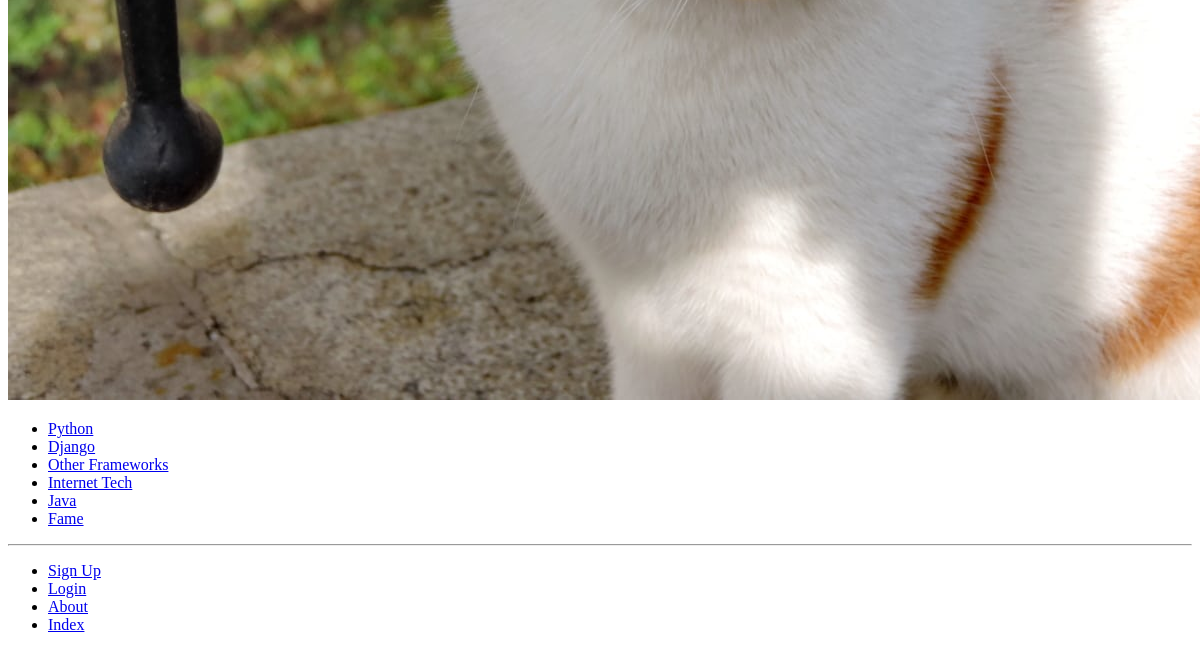
Page /rango/about/ (lower part) on the earlier database version.
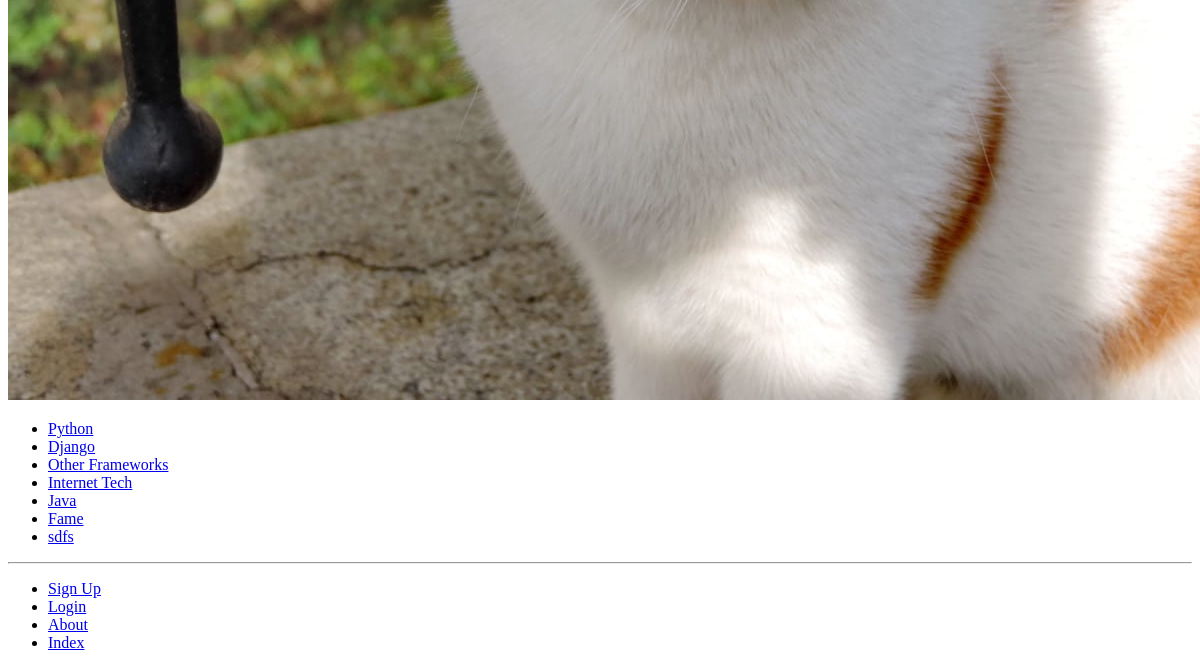
Same page on the later database version.
### rango/models.py (models this page shows, shortened)
class Category(models.Model):
	name = models.CharField(max_length=128, unique=True)
	NAME_MAX_LENGTH = 128
	views= models.IntegerField(default=0)
	likes = models.IntegerField(default=0)
	slug = models.SlugField(unique=True)
	class Meta:
		verbose_name_plural = 'Categories'

### rango/views.py (the view)
# urls.py: path('about/', views.about, name='about'),
def about(request):
	message={'boldmessage':'This tutorial has been put together by Fahd'}
	return render(request,'rango/about.html',context=message)

### rango/templatetags/rango_template_tags.py (called while the page is built)
@register.inclusion_tag('rango/categories.html')
def get_category_list(current_category = None):
    return{'categories': Category.objects.all(),
           'current_category': current_category}

### templates/rango/about.html (shortened to what this page needs)
{% extends 'rango/base.html' %}
{% load staticfiles %}
{% block body_block %}
		<div>
			<img src="{{MEDIA_URL}}cat.jpg"
				alt="Picture of a Cat" />
		</div>
{% endblock %}

### templates/rango/categories.html
<ul>
	{% if categories %}
		{% for c in categories %}
			{% if c == current_category %}
				<li>
				<strong>
					<a href="{% url 'rango:show_category' c.slug %}">{{ c.name }}</a>
				</strong>
				</li>
			{% else %}
			<li>
				<a href="{% url 'rango:show_category' c.slug %}">{{c.name}}</a>
			</li>
			{% endif %}
		{% endfor %}
	{% else %}
	<li><strong>There are no categories present</strong></li>
	{% endif %}
</ul>

Differences in the rows shown:
added Category: name "sdfs"
